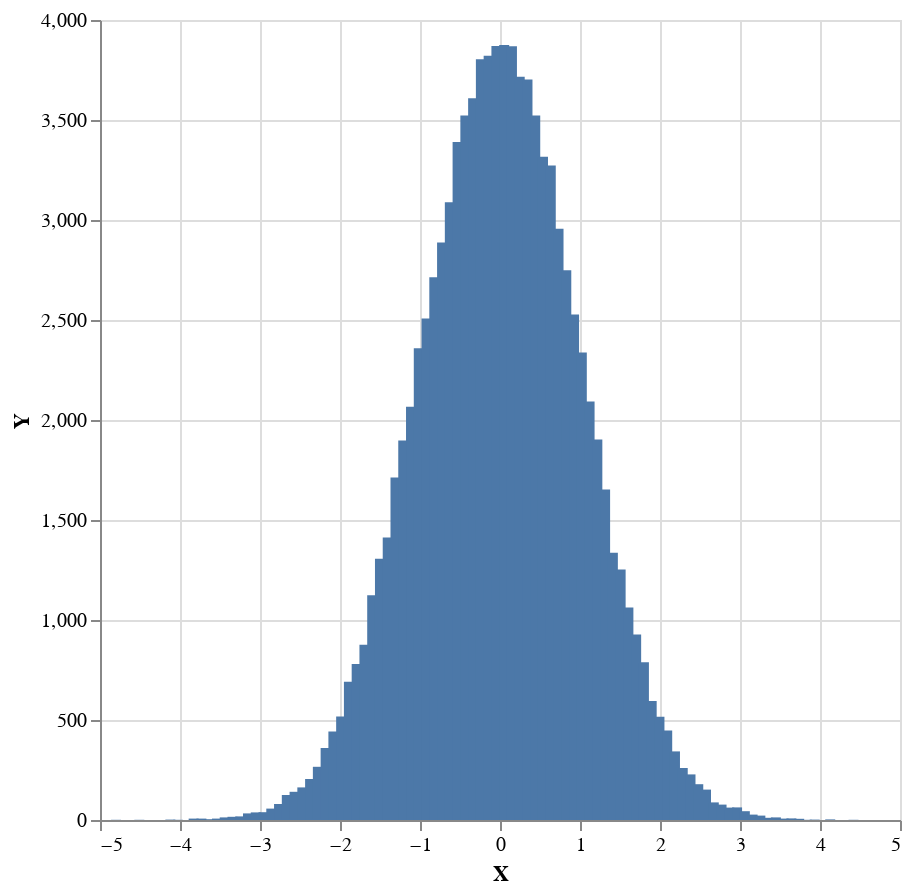

The code cell stored with this chart in its notebook:
### Markdown cell above
but it's nicer to apply a `histogram` function to multiple draws to define a distribution over histograms from which we'll sample.

### Code cell
sampler $ plot . histogramToList . histogram 100 <$> replicateM 100000 (weighted model2)

### Figure 1 — Vega-Lite specification as saved in the notebook (floating-point values rounded to 4 significant figures)
{"$schema": "https://vega.github.io/schema/vega-lite/v4.json", "data": {"values": [{"X": -4.8, "Y": 1}, {"X": -4.703, "Y": 0}, {"X": -4.606, "Y": 0}, {"X": -4.509, "Y": 1}, {"X": -4.412, "Y": 0}, {"X": -4.314, "Y": 0}, {"X": -4.217, "Y": 0}, {"X": -4.12, "Y": 2}, {"X": -4.023, "Y": 1}, {"X": -3.926, "Y": 0}, {"X": -3.829, "Y": 7}, {"X": -3.732, "Y": 7}, {"X": -3.635, "Y": 4}, {"X": -3.538, "Y": 7}, {"X": -3.441, "Y": 13}, {"X": -3.344, "Y": 16}, {"X": -3.247, "Y": 18}, {"X": -3.15, "Y": 33}, {"X": -3.053, "Y": 38}, {"X": -2.956, "Y": 39}, {"X": -2.859, "Y": 57}, {"X": -2.762, "Y": 80}, {"X": -2.665, "Y": 125}, {"X": -2.568, "Y": 141}, {"X": -2.471, "Y": 163}, {"X": -2.374, "Y": 205}, {"X": -2.277, "Y": 266}, {"X": -2.18, "Y": 360}, {"X": -2.083, "Y": 443}, {"X": -1.986, "Y": 517}, {"X": -1.889, "Y": 691}, {"X": -1.791, "Y": 780}, {"X": -1.694, "Y": 876}, {"X": -1.597, "Y": 1124}, {"X": -1.5, "Y": 1306}, {"X": -1.403, "Y": 1413}, {"X": -1.306, "Y": 1713}, {"X": -1.209, "Y": 1898}, {"X": -1.112, "Y": 2066}, {"X": -1.015, "Y": 2359}, {"X": -0.9181, "Y": 2507}, {"X": -0.8211, "Y": 2714}, {"X": -0.7241, "Y": 2888}, {"X": -0.627, "Y": 3089}, {"X": -0.53, "Y": 3390}, {"X": -0.4329, "Y": 3522}, {"X": -0.3359, "Y": 3609}, {"X": -0.2389, "Y": 3804}, {"X": -0.1418, "Y": 3821}, {"X": -0.04479, "Y": 3870}, {"X": 0.05225, "Y": 3875}, {"X": 0.1493, "Y": 3869}, {"X": 0.2463, "Y": 3716}, {"X": 0.3434, "Y": 3702}, {"X": 0.4404, "Y": 3523}, {"X": 0.5374, "Y": 3316}, {"X": 0.6345, "Y": 3272}, {"X": 0.7315, "Y": 2956}, {"X": 0.8286, "Y": 2749}, {"X": 0.9256, "Y": 2528}, {"X": 1.023, "Y": 2338}, {"X": 1.12, "Y": 2092}, {"X": 1.217, "Y": 1902}, {"X": 1.314, "Y": 1653}, {"X": 1.411, "Y": 1336}, {"X": 1.508, "Y": 1253}, {"X": 1.605, "Y": 1062}, {"X": 1.702, "Y": 928}, {"X": 1.799, "Y": 789}, {"X": 1.896, "Y": 595}, {"X": 1.993, "Y": 516}, {"X": 2.09, "Y": 448}, {"X": 2.187, "Y": 343}, {"X": 2.284, "Y": 260}, {"X": 2.381, "Y": 228}, {"X": 2.478, "Y": 179}, {"X": 2.575, "Y": 152}, {"X": 2.672, "Y": 88}, {"X": 2.769, "Y": 77}, {"X": 2.866, "Y": 62}, {"X": 2.963, "Y": 63}, {"X": 3.06, "Y": 44}, {"X": 3.157, "Y": 27}, {"X": 3.255, "Y": 22}, {"X": 3.352, "Y": 11}, {"X": 3.449, "Y": 13}, {"X": 3.546, "Y": 7}, {"X": 3.643, "Y": 8}, {"X": 3.74, "Y": 6}, {"X": 3.837, "Y": 1}, {"X": 3.934, "Y": 2}, {"X": 4.031, "Y": 0}, {"X": 4.128, "Y": 3}, {"X": 4.225, "Y": 0}, {"X": 4.322, "Y": 0}, {"X": 4.419, "Y": 1}, {"X": 4.516, "Y": 0}, {"X": 4.613, "Y": 0}, {"X": 4.71, "Y": 0}, {"X": 4.807, "Y": 0}]}, "encoding": {"x": {"field": "X", "type": "quantitative"}, "y": {"field": "Y", "type": "quantitative"}}, "height": 400, "mark": "bar", "width": 400}
